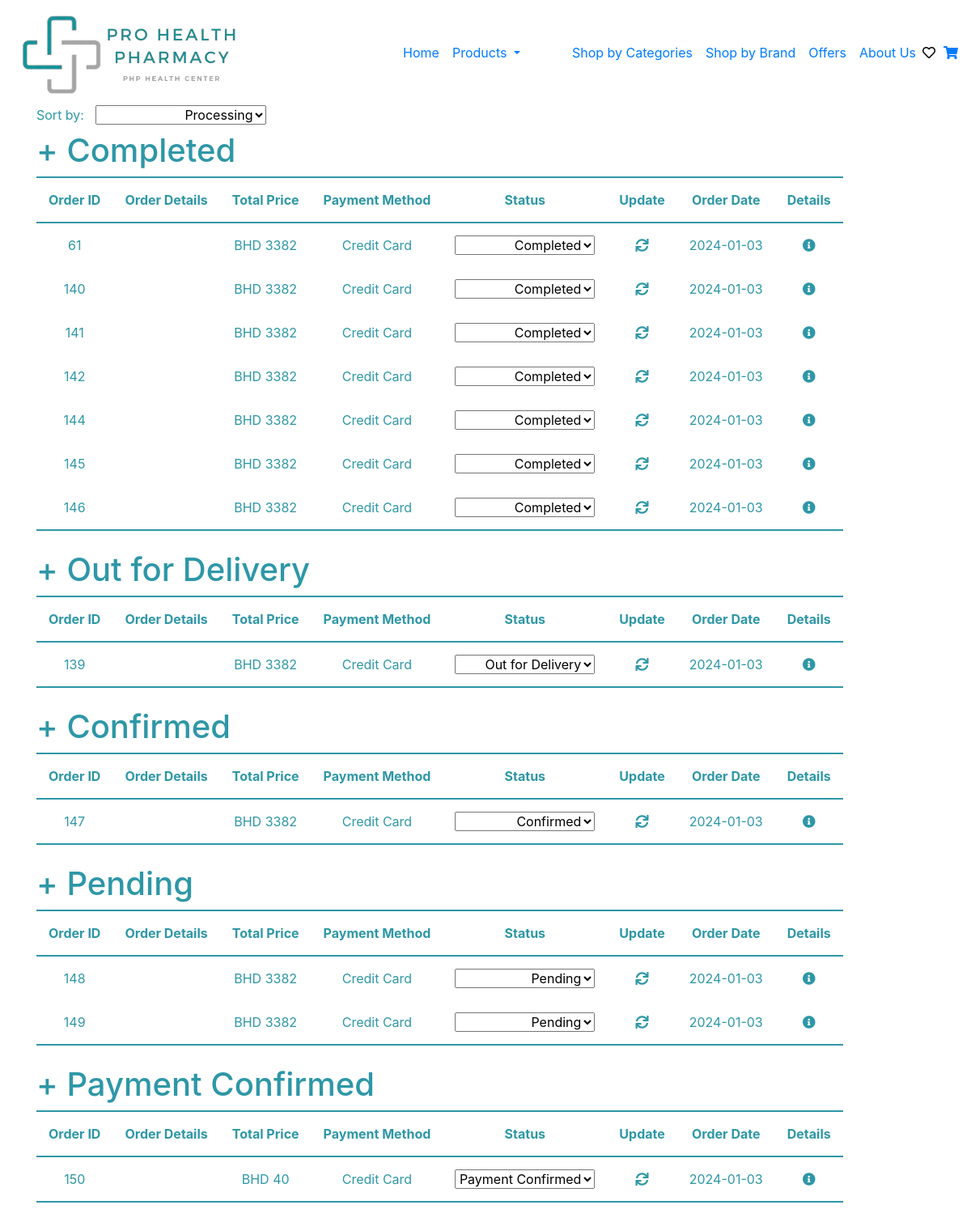
Page /ManageOrders/m.php on the committed database.
### ManageOrders/m.php (the view, shortened to what this page needs)
<?php
include '../header.php';
include '../Connection/init.php';
$stmt = $db->prepare("SELECT * FROM `order data`");
$stmt->execute();
$orders = $stmt->fetchAll(PDO::FETCH_ASSOC);
usort($orders, 'sortByDateDesc');
$stmt = $db->prepare("SELECT DISTINCT `Status` FROM `order data`");
$stmt->execute();
$statuses = $stmt->fetchAll(PDO::FETCH_COLUMN);
?>
<!DOCTYPE html>
<html lang="en">
<head>
  <link rel="stylesheet" href="https://cdnjs.cloudflare.com/ajax/libs/font-awesome/5.15.3/css/all.min.css">
</head>
<body>
  <div class="container">
  <div class="row">
    <div class="col-xl-12">
    <label class="inline-elements" for="Sorting">Sort by:</label>
      <select class="inline-elements" name="Sorting" id="Sorting" onchange="toggleTable()">
        <option value="Processing">Processing</option>
      </select><br>
    <div class="content">
      <?php
      foreach ($statuses as $status) {
        $filteredOrders = array_filter($orders, function ($order) use ($status) {
          return $order['Status'] === $status && $order['PaymentMethod'] !== '';
        });
        if (!empty($filteredOrders)) {
          echo '<h1 class="inline-elements" > + ' . $status . '</h1>';
          echo '<table style="border-bottom: 2px solid #2E97A7;">';
          echo '<tr>
                  <th>Order ID</th>
                  <th>Order Details</th>
                  <th>Total Price</th>
                  <th>Payment Method</th>
                  <th>Status</th>
                  <th>Update</th>
                  <th>Order Date</th>
                  <th>Details</th>
                </tr>';
          echo '<tbody>';
          foreach ($filteredOrders as $order) {
            $OrderID = $order['OrderID'];
            $TotalPrice = $order['TotalPrice'];
            $paymentMethod = $order['PaymentMethod'];
            $Status = $order['Status'];
            $OrderDate = $order['OrderDate'];
            $OrderDetails = $order['OrderDetails'];
      ?>
            <tr>
              <td><?php echo $OrderID ?></td>
              <td><?php echo $OrderDetails ?></td>
              <td><?php echo "BHD $TotalPrice" ?></td>
              <td><?php echo $paymentMethod ?></td>
              <td>
                <select name="status" data-order-id="<?php echo $OrderID; ?>">
                  <?php
                  foreach ($statuses as $statusOption) {
                    echo '<option value="' . $statusOption . '" ' . ($Status === $statusOption ? 'selected' : '') . '>' . $statusOption . '</option>';
                  }
                  ?>
                </select>
              </td>
              <td>
                <button class="update-icon" name="OrderID[]" data-order-id="<?php echo $order['OrderID']; ?>" onclick="updateStatus(this)">
                  <i class="fas fa-sync"></i>
                </button>
              </td>
              <td><?php echo $OrderDate ?></td>
              <td><i class="fas fa-info-circle"></i></td>
            </tr>
      <?php
          }
          echo '</tbody>';
          echo '</table>
          <br>';
        }
      }
      ?>
    </div>
  </div>
    </div>
    </div>
</body>
</html>

### css/main.css (style rules this page uses)
* { box-sizing: border-box; }

### ManageOrders/m.php (style rules this page uses)
th { border-top: 2px solid #2E97A7; border-bottom: 2px solid #2E97A7; }
table, th, tr, td { padding: 15px; text-align: center; color: #2E97A7; }
h1, label { color: #2E97A7; }
.inline-elements label, select { text-align: end; }
.inline-elements { display: inline-block; margin-right: 10px; }
button.update-icon { background: none; border: none; padding: 0; }
button.update-icon i { color: #2E97A7; }

### rows in the picture
order data: OrderID "61", TotalPrice "3382", PaymentMethod "Credit Card", status "Completed", OrderDate "2024-01-03"
order data: OrderID "140", TotalPrice "3382", PaymentMethod "Credit Card", status "Completed", OrderDate "2024-01-03"
order data: OrderID "141", TotalPrice "3382", PaymentMethod "Credit Card", status "Completed", OrderDate "2024-01-03"
order data: OrderID "142", TotalPrice "3382", PaymentMethod "Credit Card", status "Completed", OrderDate "2024-01-03"
order data: OrderID "144", TotalPrice "3382", PaymentMethod "Credit Card", status "Completed", OrderDate "2024-01-03"
order data: OrderID "145", TotalPrice "3382", PaymentMethod "Credit Card", status "Completed", OrderDate "2024-01-03"
order data: OrderID "146", TotalPrice "3382", PaymentMethod "Credit Card", status "Completed", OrderDate "2024-01-03"
order data: OrderID "139", TotalPrice "3382", PaymentMethod "Credit Card", status "Out for Delivery", OrderDate "2024-01-03"
order data: OrderID "147", TotalPrice "3382", PaymentMethod "Credit Card", status "Confirmed", OrderDate "2024-01-03"
order data: OrderID "148", TotalPrice "3382", PaymentMethod "Credit Card", status "Pending", OrderDate "2024-01-03"
order data: OrderID "149", TotalPrice "3382", PaymentMethod "Credit Card", status "Pending", OrderDate "2024-01-03"
order data: OrderID "150", TotalPrice "40", PaymentMethod "Credit Card", status "Payment Confirmed", OrderDate "2024-01-03"

### other values in the picture
$status "Completed"
$status "Out for Delivery"
$status "Confirmed"
$status "Pending"
$status "Payment Confirmed"
